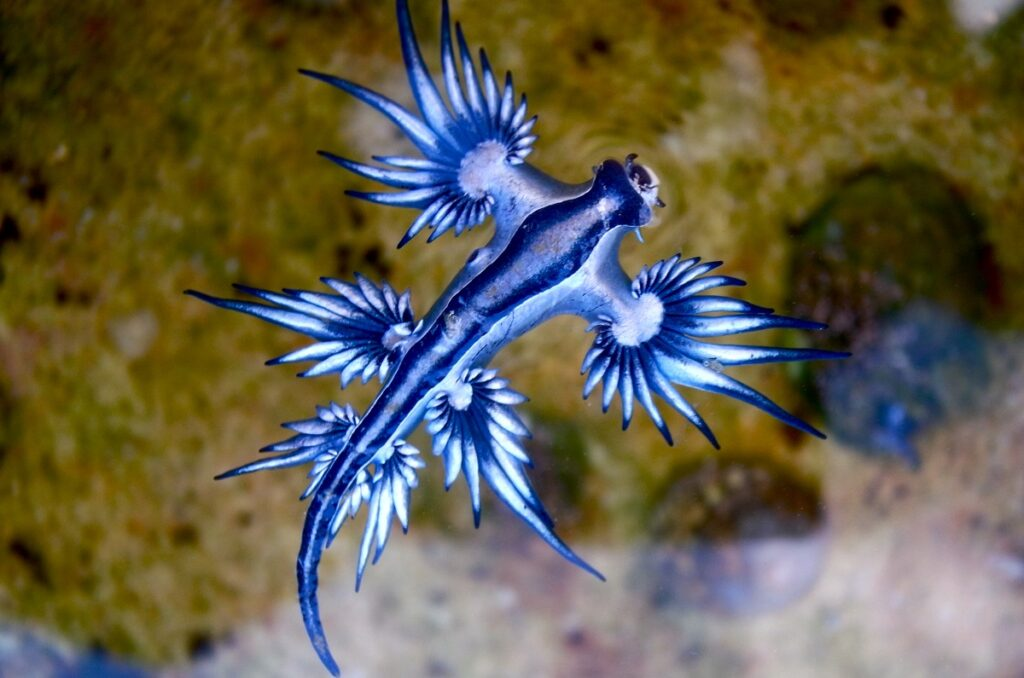
#> input picture 07_Filtros/images/03.jpg, 1024 x 678 px, found by its file name
$ python main.py
#> lines starting #> are read from the running program, lines starting #| are printed output that depends on the picture; after the words box and inside, x2 and y2 are one past the last pixel; in counts of white or black regions, pixels touching at a corner belong together
#> in main, img is the input picture: shape (678, 1024, 3); mean B, G, R 76, 95.4, 100.8
import cv2
from matplotlib import pyplot as plt

def display(image):
    plt.imshow(image)
    plt.show()

def displayMultiple(image1, image2, image3, image4, image5, image6, figSizeX, figSizeY):
    fig = plt.figure(figsize=(figSizeX,figSizeY))
    fig.add_subplot(2, 3, 1)
    plt.imshow(image1)
    plt.title("Imagem Média")

    fig.add_subplot(2, 3, 2)
    plt.imshow(image2)
    plt.title("Imagem Gaussiana")

    fig.add_subplot(2, 3, 3)
    plt.imshow(image3)
    plt.title("Imagem Mediana")

    fig.add_subplot(2, 3, 4)
    plt.imshow(image4)
    plt.title("Imagem Sobel")

    fig.add_subplot(2, 3, 5)
    plt.imshow(image5)
    plt.title("Imagem Laplaciana")

    fig.add_subplot(2, 3, 6)
    plt.imshow(image6)
    plt.title("Imagem Canny Edge")

    plt.show()

def displayCombination(image1, image2, image3, image4, figSizeX, figSizeY):
    fig = plt.figure(figsize=(figSizeX,figSizeY))
    fig.add_subplot(1, 4, 1)
    plt.imshow(image1)
    plt.title("Imagem Original")

    fig.add_subplot(1, 4, 2)
    plt.imshow(image2)
    plt.title("Imagem Lowpass")

    fig.add_subplot(1, 4, 3)
    plt.imshow(image3)
    plt.title("Imagem Highpass")

    fig.add_subplot(1, 4, 4)
    plt.imshow(image4)
    plt.title("Imagem Combinada")

    plt.show()


def BGRToRGB(image):
    image = cv2.cvtColor(image, cv2.COLOR_BGR2RGB)
    return image

def BGRToGRAY(image):
    image = cv2.cvtColor(image, cv2.COLOR_BGR2GRAY)
    return image

def RGBToGRAY(image):
    image = cv2.cvtColor(image, cv2.COLOR_RGB2GRAY)
    return image

def GRAYToRGB(image):

    image = cv2.cvtColor(image, cv2.COLOR_GRAY2RGB)
    return image

def filterAverage(img, ksize1, ksize2):
#> called with ksize1 = 11, ksize2 = 11
    img = cv2.blur(img, (ksize1, ksize2))
    return img

def filterGauss(img, ksize1, ksize2):
#> called with ksize1 = 11, ksize2 = 11
    img = cv2.GaussianBlur(img,(ksize1,ksize2),cv2.BORDER_DEFAULT)
    return img

def filterMedian(img, ksize):
#> called with ksize = 3
    img = cv2.medianBlur(img, ksize)
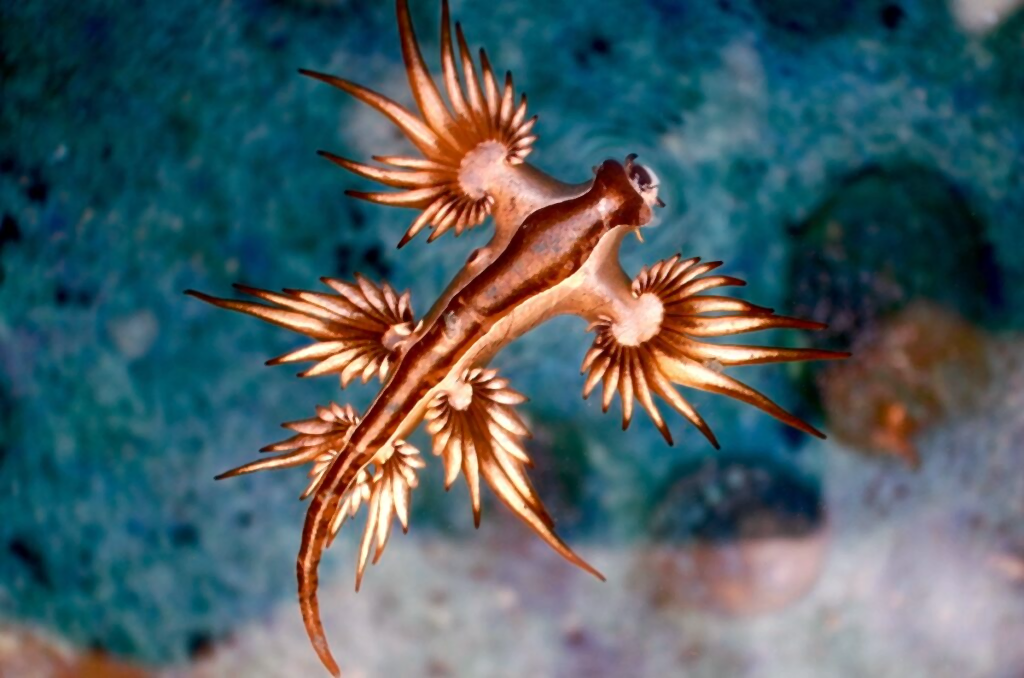
#> img: shape (678, 1024, 3); mean of channels 0, 1, 2 100.8, 95.3, 76; drawn as B, G, R
    return img

def filterSobel(img, ksize):
#> called with ksize = 3
    img = BGRToGRAY(img)
#> in BGRToGRAY, `image = cv2.cvtColor(image, cv2.COLOR_BGR2GRAY)`:
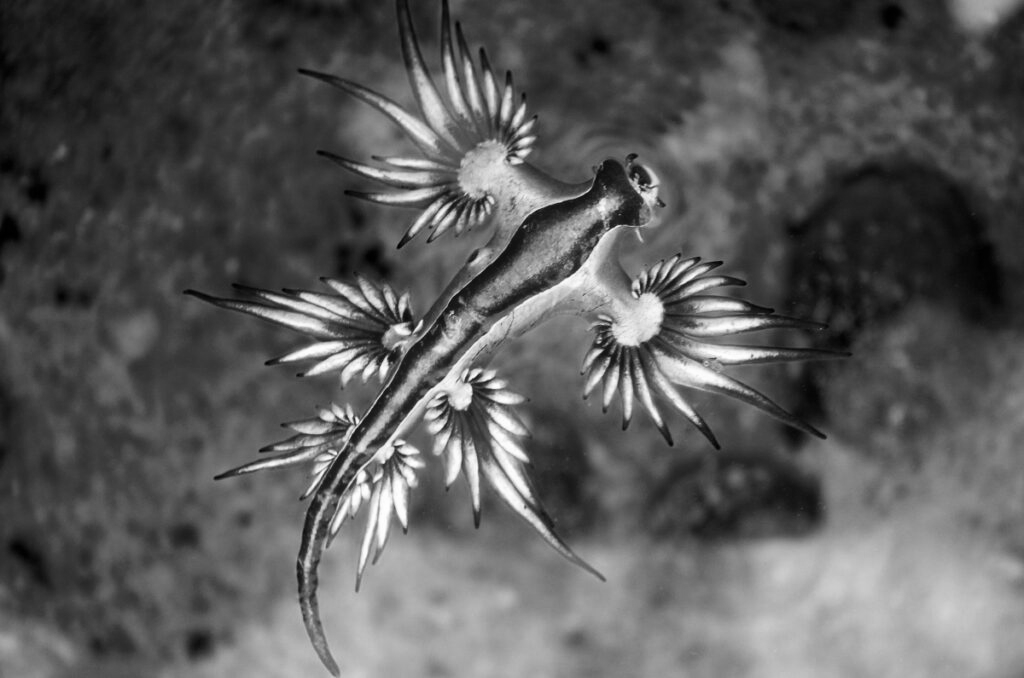
#> image: shape (678, 1024); min 0, max 255, mean 90.2
    imgx = cv2.Sobel(img, ddepth=-1, dx=1, dy=0, ksize=ksize)
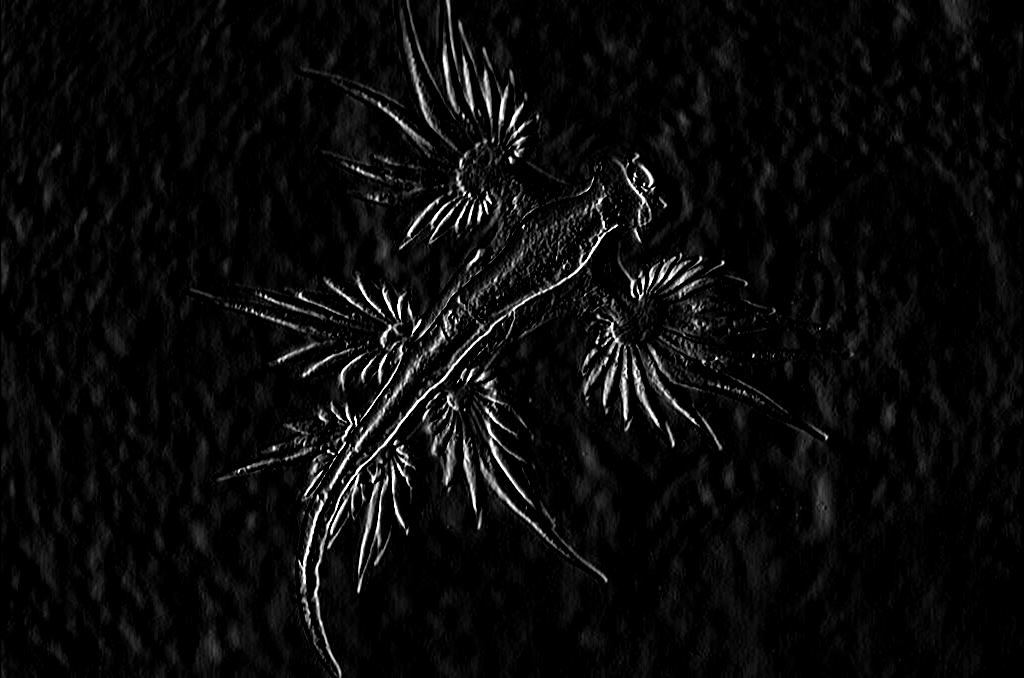
#> imgx: shape (678, 1024); min 0, max 255, mean 10.9
    imgy = cv2.Sobel(img, ddepth=-1, dx=0, dy=1, ksize=ksize)
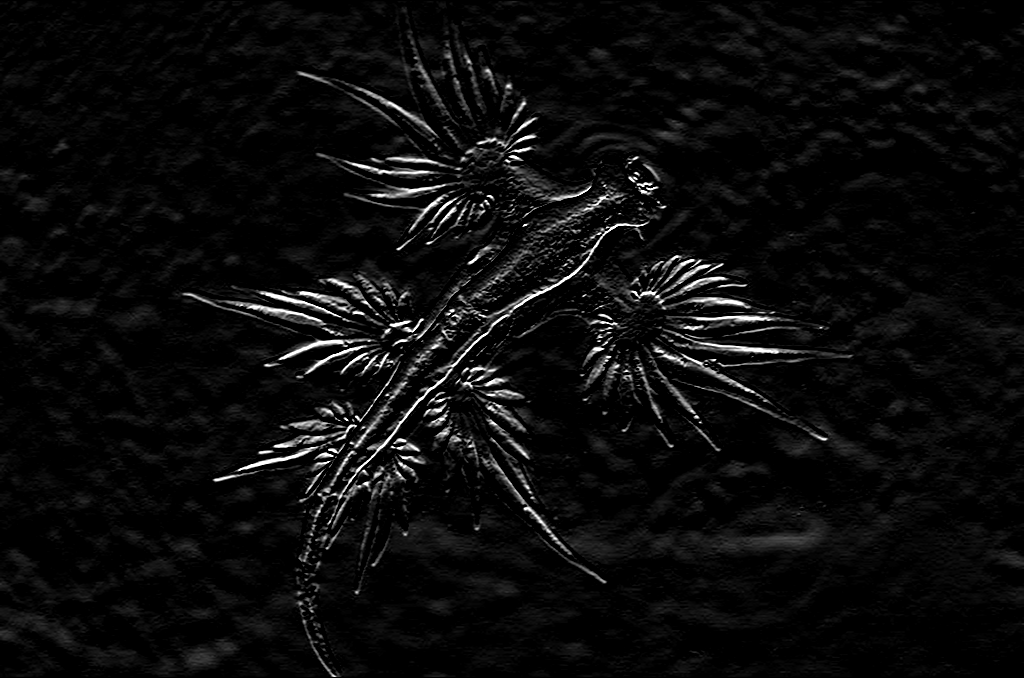
#> imgy: shape (678, 1024); min 0, max 255, mean 11.5
    imgxy = blendSame(imgx, imgy, 0.5, 0.5)
    return imgxy

def filterLaplacian(img, ksize):
#> called with ksize = 3
    img = BGRToGRAY(img)
    img = cv2.Laplacian(img, ddepth=-1, ksize=ksize, scale=1)
#> img: shape (678, 1024)
    return img

def filterCannyEdge(img, t_lower, t_upper):
#> called with t_lower = 200, t_upper = 255
    img = BGRToGRAY(img)
    img = cv2.Canny(img, t_lower, t_upper)
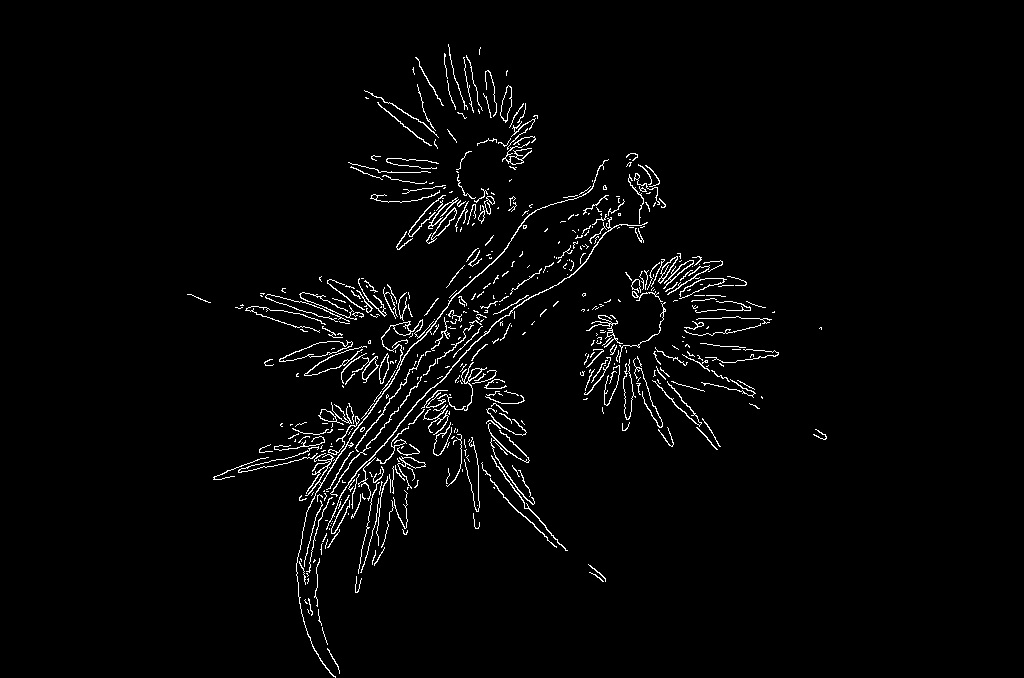
#> img: shape (678, 1024); 2.4% white in thin lines or dots, all inside (x1, y1, x2, y2) = (187, 44, 827, 678)
    return img

def conv2d(source_image, matrix):
    pass

def blendGray(imgA, imgB, pct1, pct2):
#> called with pct1 = 0.8, pct2 = 0.2
    imgB = GRAYToRGB(imgB)
    resImage = cv2.addWeighted(imgA, pct1, imgB, pct2, 0)
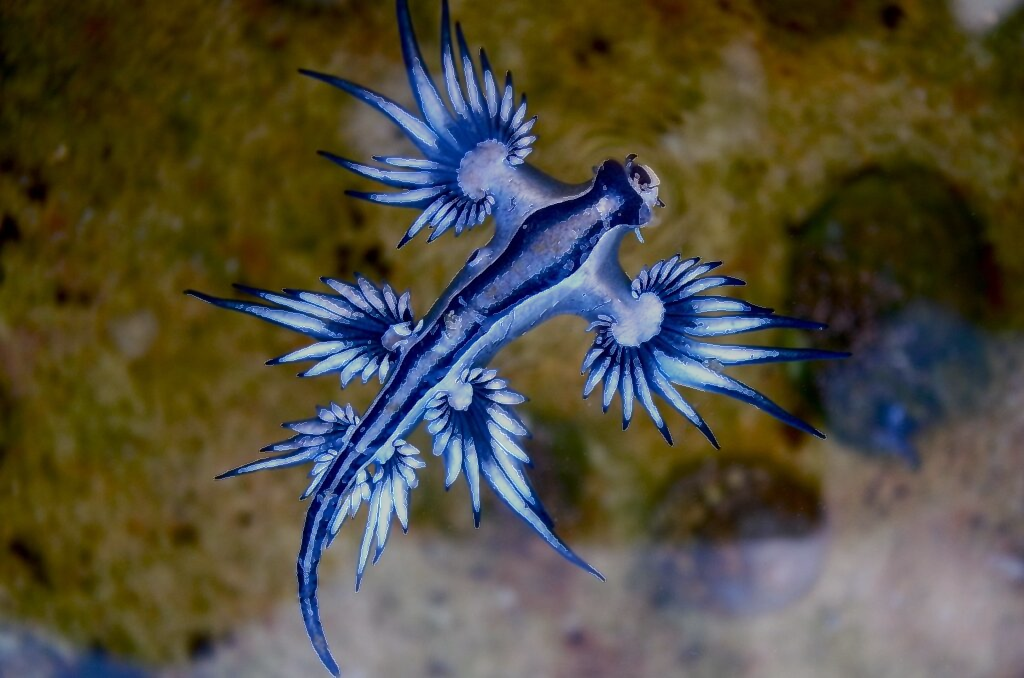
#> resImage: shape (678, 1024, 3); mean R, G, B 81.9, 77.5, 62
    return resImage

def blendSame(imgA, imgB, pct1, pct2):
    resImage = cv2.addWeighted(imgA, pct1, imgB, pct2, 0)
    return resImage

def aprimora_imagem(imgOg, imgLowpass, imgHighpass, pct1, pct2):
    resImage = blendSame(imgOg, imgLowpass, pct1, pct2)
    resImage = blendGray(resImage, imgHighpass, pct1, pct2)

    cv2.imwrite("images/imgOg.png", BGRToRGB(imgOg))
    cv2.imwrite("images/imgLowpass.png", BGRToRGB(imgLowpass))
    cv2.imwrite("images/imgHighpass.png", BGRToRGB(imgHighpass))
    cv2.imwrite("images/resImage.png", BGRToRGB(resImage))

    return resImage

def main():
    img = cv2.imread("07_Filtros/images/03.jpg")
    img = BGRToRGB(img)

    ksizeA = 11
    ksizeB = 11
    ksizeUnico = 3
    CannyT_upper = 255
    CannyT_lower = 200

    imgAverage = filterAverage(img, ksizeA, ksizeB)
    imgGauss = filterGauss(img, ksizeA, ksizeB)
    imgMedian = filterMedian(img, ksizeUnico)
    imgSobel = filterSobel(img, ksizeUnico)
    imgLaplace = filterLaplacian(img, ksizeUnico)
    imgCannyEdge = filterCannyEdge(img, CannyT_lower, CannyT_upper)
    displayMultiple(imgAverage, imgGauss, imgMedian, imgSobel, imgLaplace, imgCannyEdge, 12, 7)
    imgAprimorada = aprimora_imagem(img, imgMedian, imgCannyEdge, 0.8, 0.2)
    displayCombination(img, imgMedian, imgCannyEdge, imgAprimorada, 12, 5)

main()

$ run again, with 07_Filtros/images/01.jpg copied over 07_Filtros/images/03.jpg
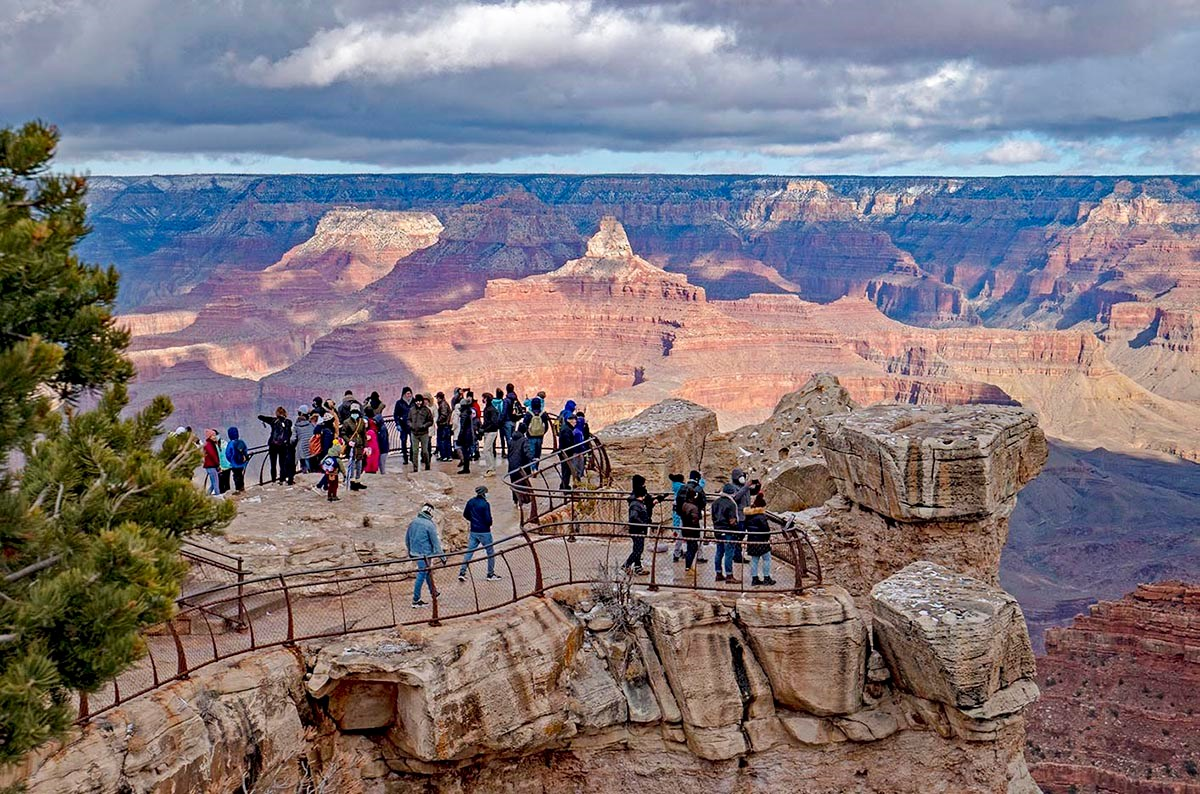
#> input picture 07_Filtros/images/01.jpg, 1200 x 794 px, found by its file name
#> in main, img is the input picture: shape (794, 1200, 3); mean B, G, R 123.6, 118.4, 128.6
#> in filterCannyEdge, `img = cv2.Canny(img, t_lower, t_upper)`:
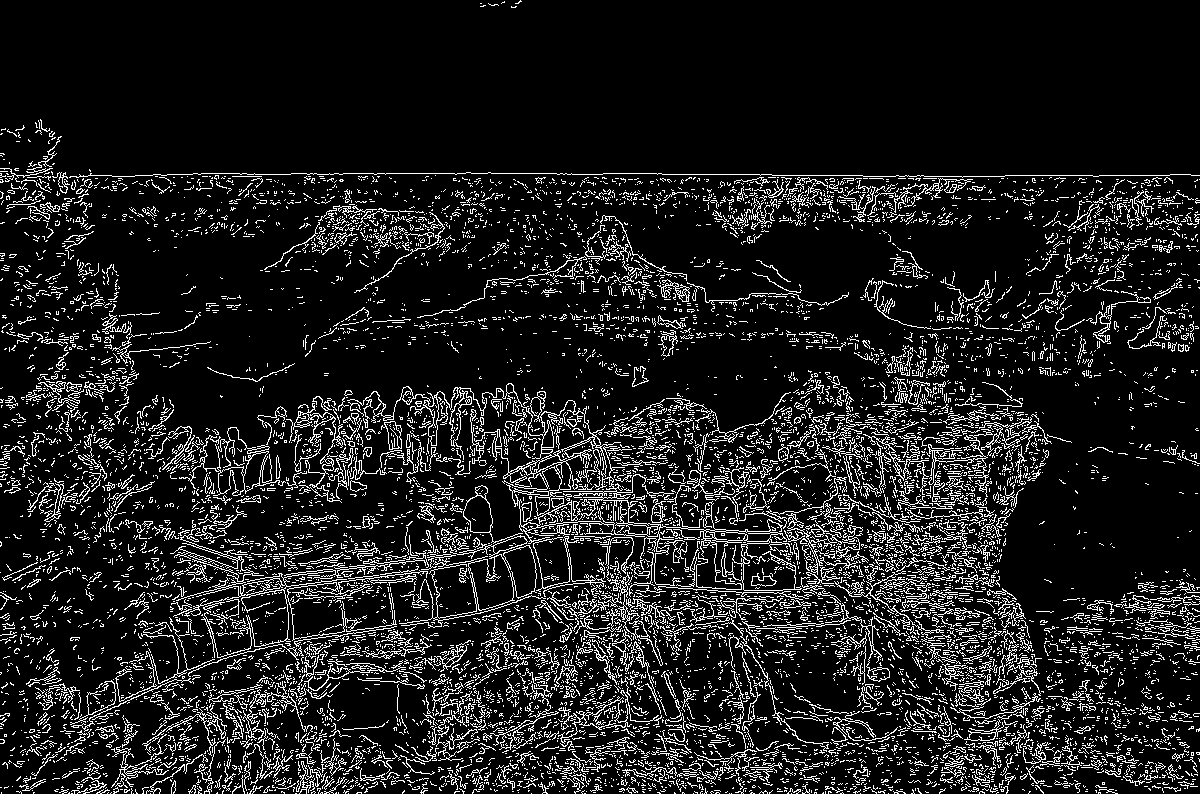
#> img: shape (794, 1200); 11.6% white in thin lines or dots
#> in blendGray, `resImage = cv2.addWeighted(imgA, pct1, imgB, pct2, 0)`:
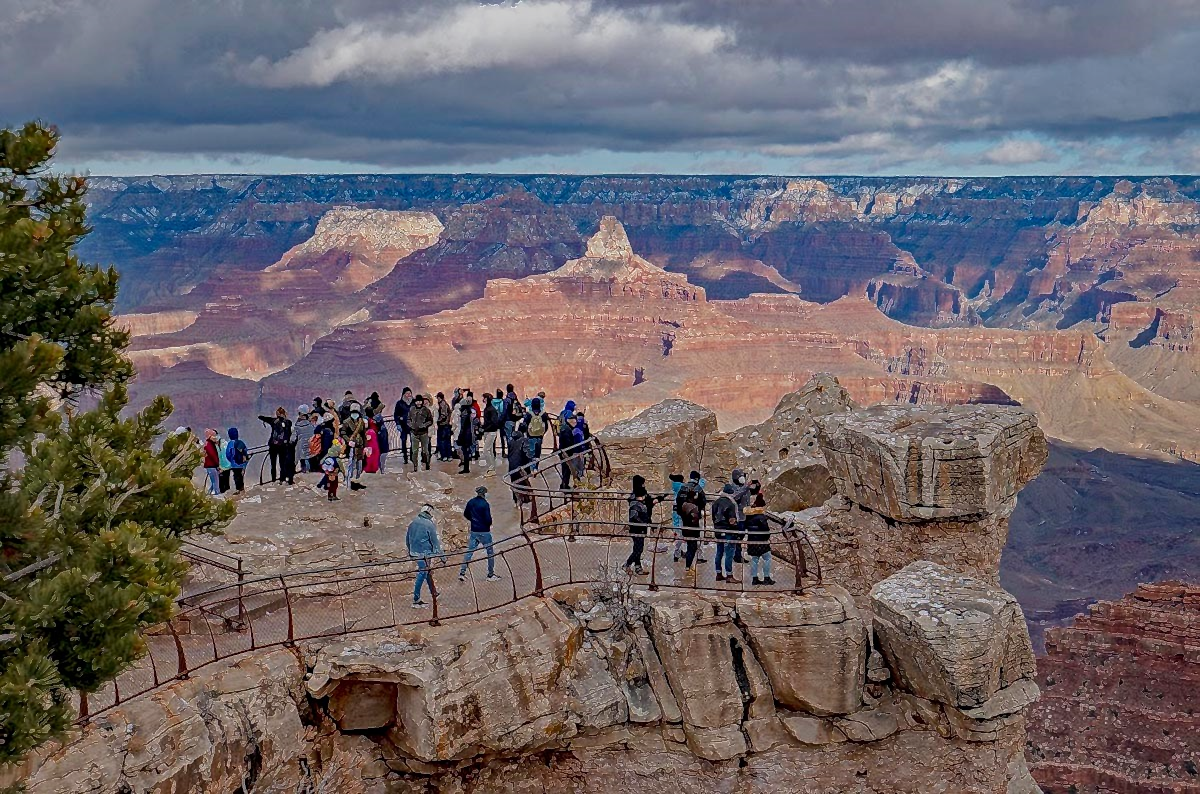
#> resImage: shape (794, 1200, 3); mean R, G, B 108.8, 100.6, 104.8

$ run again, with 07_Filtros/images/02.png saved as 07_Filtros/images/03.jpg
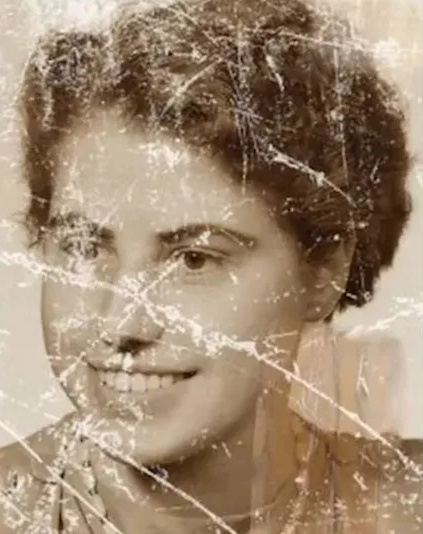
#> input picture 07_Filtros/images/02.png, 423 x 534 px, found by its file name
#> in main, img is the input picture: shape (534, 423, 3); mean B, G, R 115.2, 138.6, 160.7
#> in filterCannyEdge, `img = cv2.Canny(img, t_lower, t_upper)`:
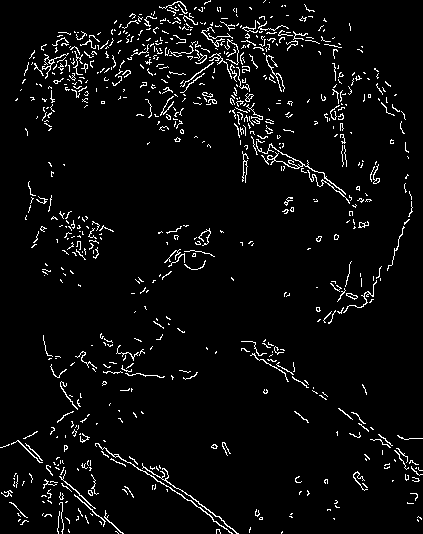
#> img: shape (534, 423); 4.4% white in thin lines or dots
#> in blendGray, `resImage = cv2.addWeighted(imgA, pct1, imgB, pct2, 0)`:
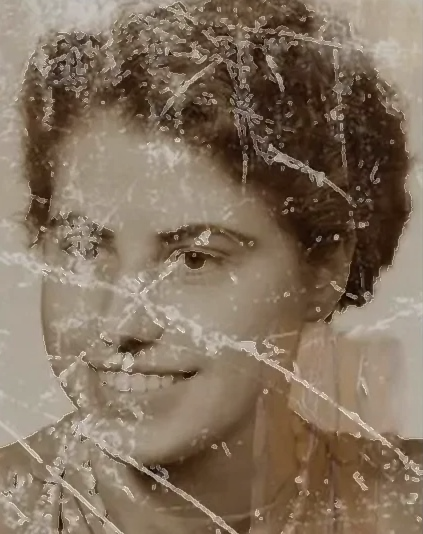
#> resImage: shape (534, 423, 3); mean R, G, B 130.8, 113.1, 94.4
